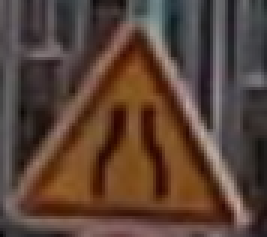
#> input picture data_test/cropped_signs/panneau/1-A3-tlse.png, 89 x 79 px (shown 3 times larger)
$ python orientationPanneaux.py   (older library calls are emulated)
#> lines starting #> are read from the running program, lines starting #| are printed output that depends on the picture
# Déterminer l'orientation d'un panneau de signalisation à partir d'une photo

import cv2
from matplotlib import pyplot as plt


### 1/ Détection des contours

# Convertir l'image en niveaux de gris
def BGRtoGRAY(img):
	gray = cv2.cvtColor(img, cv2.COLOR_BGR2GRAY)
	return gray

# Détection des contours par filtre de Canny
def DetectionContours(imgGray):
	imgBlur = cv2.GaussianBlur(imgGray, (5, 5), 0)
	edges = cv2.Canny(imgBlur, 50, 150)
	return edges

# [14 lines of commented-out code are left out]

def affichagex3(img, imgGray, imgEdges):
	# Afficher l'image originale, de l'image en niveau de gris
	# et de l'image avec détection des contours
	plt.subplot(1, 3, 1), plt.imshow(cv2.cvtColor(img, cv2.COLOR_BGR2RGB))
	plt.title('Image originale'), plt.xticks([]), plt.yticks([])
	plt.subplot(1, 3, 2), plt.imshow(imgGray, cmap='gray')
	plt.title('Image niv gray'), plt.xticks([]), plt.yticks([])
	plt.subplot(1, 3, 3), plt.imshow(imgEdges, cmap='gray')
	plt.title('Contours détectés'), plt.xticks([]), plt.yticks([])
	plt.show()

def comparaison(listImg):
	for i in range(len(listImg)):
		img = images[i]
		imgGray = BGRtoGRAY(img)
		imgEdges = DetectionContours(imgGray)
		affichagex3(img, imgGray, imgEdges)
#> this loop made 6 passes
#> pass 1, in BGRtoGRAY, `gray = cv2.cvtColor(img, cv2.COLOR_BGR2GRAY)`:
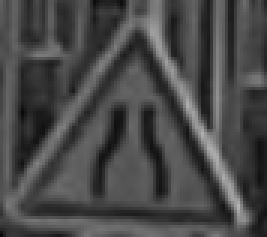
#> gray: shape (79, 89) (shown 3 times larger); min 9, max 180, mean 72.3
#> pass 1, in DetectionContours, `edges = cv2.Canny(imgBlur, 50, 150)`:
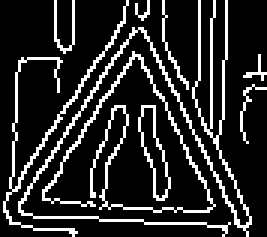
#> edges: shape (79, 89) (shown 3 times larger); 16.3% white in thin lines or dots
#> pass 1, in affichagex3, `plt.show()`:
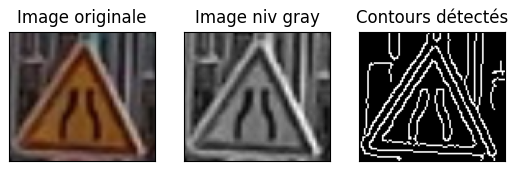
#> figure drawn by matplotlib, 3 panels
#> pass 2, in BGRtoGRAY (call 2), `gray = cv2.cvtColor(img, cv2.COLOR_BGR2GRAY)`:
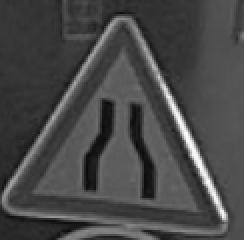
#> gray: shape (120, 122) (shown 2 times larger); min 8, max 251, mean 72.2
#> pass 2, in affichagex3 (call 2), `plt.show()`:
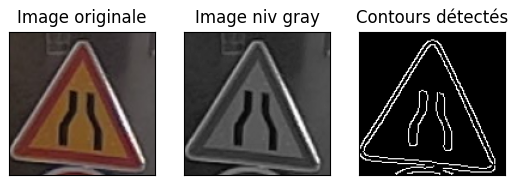
#> figure drawn by matplotlib, 3 panels
#> after the loop:
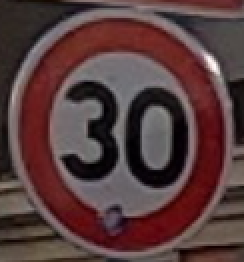
#> img: shape (131, 122, 3) (shown 2 times larger); mean B, G, R 60.8, 60.5, 87.1
#> after the loop:
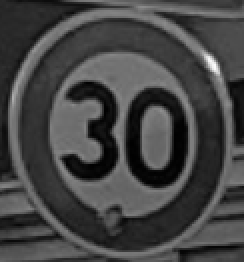
#> imgGray: shape (131, 122) (shown 2 times larger); min 1, max 250, mean 68.5


if __name__ == '__main__':

	path = '../data_test/cropped_signs/panneau/'
	listImg = ['1-A3-tlse.png', '2-A3-tlse.png', '3-B14-tlse.png','4-B14-tlse.png', '5-B14-tlse.png', '6-B14-tlse.png']
	# Charger les images
	images = []
	for nameImg in listImg:
		images.append(cv2.imread(path+nameImg))

	comparaison(listImg)
